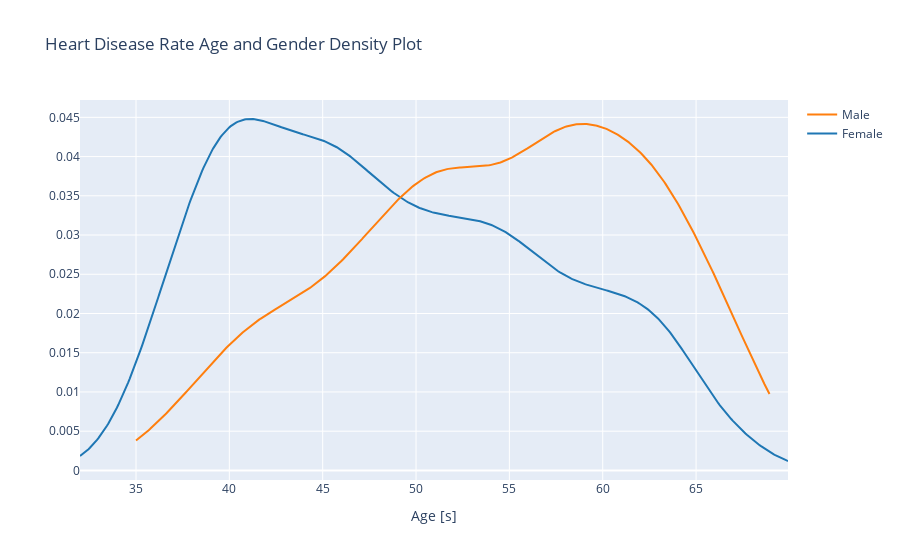

The notebook cell this image was saved under:
### Markdown cell above
# Data Exporation

### Code cell
# Checking Heart Disease Rates by age and gender

class_0 = updated_heart_disease_df.loc[updated_heart_disease_df['TenYearCHD'] == 0]["age"]
class_1 = updated_heart_disease_df.loc[updated_heart_disease_df['TenYearCHD'] == 1]["age"]

hist_data = [class_0, class_1]
group_labels = ['Female', 'Male']

fig = ff.create_distplot(hist_data, group_labels, show_hist=False, show_rug=False)
fig['layout'].update(title='Heart Disease Rate Age and Gender Density Plot', xaxis=dict(title='Age [s]'))
iplot(fig, filename='dist_only')

### Figure 1 — Plotly figure (JSON) as saved in the notebook; plotly's stock layout.template omitted (floating-point values rounded to 4 significant figures; data arrays with more than 128 entries replaced by an {"elided": "..."} marker saying what was removed)
{"data": [{"legendgroup": "Female", "marker": {"color": "rgb(31, 119, 180)"}, "mode": "lines", "name": "Female", "showlegend": true, "type": "scatter", "x": {"elided": "500 float values"}, "xaxis": "x", "y": {"elided": "500 float values"}, "yaxis": "y"}, {"legendgroup": "Male", "marker": {"color": "rgb(255, 127, 14)"}, "mode": "lines", "name": "Male", "showlegend": true, "type": "scatter", "x": {"elided": "500 float values"}, "xaxis": "x", "y": {"elided": "500 float values"}, "yaxis": "y"}], "layout": {"barmode": "overlay", "hovermode": "closest", "legend": {"traceorder": "reversed"}, "title": {"text": "Heart Disease Rate Age and Gender Density Plot"}, "xaxis": {"anchor": "y2", "domain": [0, 1], "title": {"text": "Age [s]"}, "zeroline": false}, "yaxis": {"anchor": "free", "domain": [0, 1], "position": 0}}}
